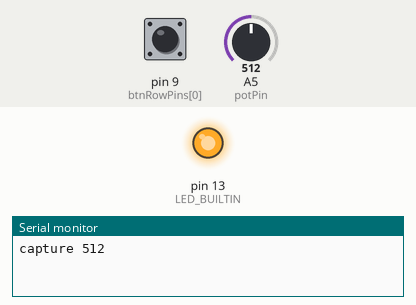
A sketch run on a simulated Arduino Uno, built with avr-gcc and run on an emulated ATmega328P. On the bench: output pins drawn as LEDs (lit = HIGH), the last lines printed to the serial monitor. The inputs (shaded band) are chosen by the test bench; at power-on: pin 9 (btnRowPins[0]) LOW, A5 (potPin) = 512.

Above: at 1.2 s.
1.3 s: pin 9 (btnRowPins[0]) pulled HIGH for 0.15 s
At 1.37 s:
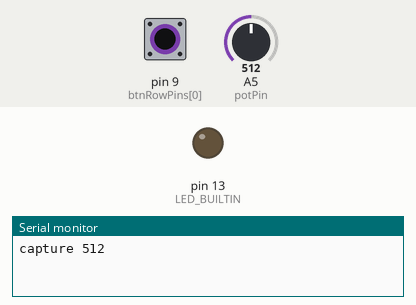
2.9 s: pin 9 (btnRowPins[0]) pulled HIGH for 3.2 s
At 6.9 s:
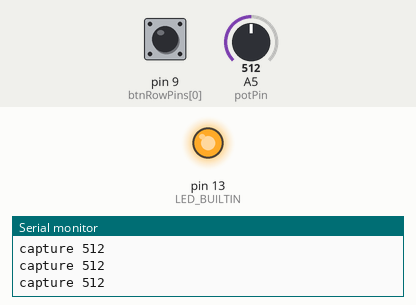
Timing chart, 0 to 8.4 s (numbered marks = the images above; inputs shaded):
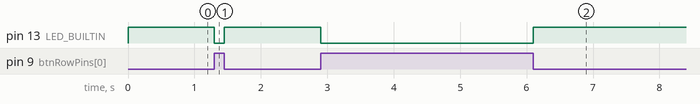

The sketch:

camera_ui.ino
```cpp
/* Button scanning code, for reading from Cherry MX switch
   Code derived from Button Pad Hookup Guide Example 2
   by Byron Jacquot @ SparkFun Electronics
     https://learn.sparkfun.com/tutorials/button-pad-hookup-guide#exercise-2-monochrome-plus-buttons
*/
//////////////////////
// Config Variables //
//////////////////////
#define NUM_LED_COLS (0) // Number of LED columns (+, anode)
#define NUM_LED_ROWS (0) // Number of LED rows (-, cathode)
#define NUM_BTN_COLS (1) // Number of switch columns (isolating diode anode)
#define NUM_BTN_ROWS (1) // Number of switch rows (isolating diode cathode)
int potPin = 5;    // select the input pin for the potentiometer
int potValue = 0;  // variable to store the value coming from the sensor


// Debounce built-in to the code. This sets the number of button
// high or low senses that trigger a press or release
#define MAX_DEBOUNCE (3)

////////////////////
// Hardware Setup //
////////////////////
static const uint8_t btnRowPins[NUM_BTN_ROWS] = {9}; // Pins connected to switch rows (2)
static const uint8_t btnColPins[NUM_BTN_COLS] = {9}; // Pins connected to switch columns (1)
static const uint8_t ledRowPins[NUM_LED_ROWS] = {}; // Pins connected to LED rows (-)
static const uint8_t ledColPins[NUM_LED_COLS] = {}; // Pins connected to LED cols (+)

//////////////////////
// Global Variables //
//////////////////////
static bool LED_buffer[NUM_LED_COLS][NUM_LED_ROWS]; // Keeps track of LED states
static int8_t debounce_count[NUM_BTN_COLS][NUM_BTN_ROWS]; // One debounce counter per switch

void setup()
{
  Serial.begin(9600);

  setupSwitchPins();

  pinMode(LED_BUILTIN, OUTPUT);
  digitalWrite(LED_BUILTIN, LOW);    // turn the LED off by making the voltage LOW


  // Initialize the debounce counter array
  for (uint8_t i = 0; i < NUM_BTN_COLS; i++)
  {
    for (uint8_t j = 0; j < NUM_BTN_ROWS; j++)
    {
      debounce_count[i][j] = 0;
    }
  }
}

void loop()
{
  scan();
}

static void scan()
{
  // Each run through the scan function operates on a single row
  // of the matrix, kept track of using the currentRow variable.
  static uint8_t currentRow = 0;
  uint8_t i, j; // for loop counters

  // Select current row, and write all components on that row LOW.
  // That'll set the LED anode's LOW, and write the switch "2" pins LOW.
  // If diodes were added, "2' should be connected to the diode cathode
  digitalWrite(btnRowPins[currentRow], LOW);

  // Scan through switches on this row:
  for ( j = 0; j < NUM_BTN_COLS; j++)
  {
    // Read the button. If it's pressed, it should be LOW.
    if (digitalRead(btnColPins[j]) == LOW)
    {
      if ( debounce_count[currentRow][j] < MAX_DEBOUNCE)
      { // Increment a debounce counter
        debounce_count[currentRow][j]++;
        if ( debounce_count[currentRow][j] == MAX_DEBOUNCE )
        { // If debounce counter hits MAX_DEBOUNCE (default: 3)
          // Trigger key press -- Do anything here...
          Serial.print("capture ");
          potValue = analogRead(potPin);
          Serial.println(potValue);
          //Serial.print(" ");
          digitalWrite(LED_BUILTIN, HIGH);
          //Serial.println((currentRow * NUM_BTN_COLS) + j);
        }
      }
    }
    else // Otherwise, button is released
    {
      if ( debounce_count[currentRow][j] > 0)
      {
        debounce_count[currentRow][j]--; // Decrement debounce counter
        if ( debounce_count[currentRow][j] == 0 )
        { // If debounce counter hits 0
          // Trigger key release -- Do anything here...
          //Serial.print("Key released "); // Trigger key release
          digitalWrite(LED_BUILTIN, LOW);
          //Serial.println((currentRow * NUM_BTN_COLS) + j);
        }
      }
    }
  }

  // Once done scanning, de-select the switch rows
  // by writing them HIGH.
  digitalWrite(btnRowPins[currentRow], HIGH);

}

static void setupSwitchPins()
{
  uint8_t i;

  // Button drive rows - written LOW when active, HIGH otherwise
  for (i = 0; i < NUM_BTN_ROWS; i++)
  {
    pinMode(btnRowPins[i], OUTPUT);

    // with nothing selected by default
    digitalWrite(btnRowPins[i], HIGH);
  }

  // Buttn select columns. Pulled high through resistor. Will be LOW when active
  for (i = 0; i < NUM_BTN_COLS; i++)
  {
    pinMode(btnColPins[i], INPUT_PULLUP);
  }
}
```

Measured:
- after the input at 1.3 s, pin 13 (LED_BUILTIN): HIGH → LOW at once, → HIGH 0.15 s later
- after the input at 2.9 s, pin 13 (LED_BUILTIN): HIGH → LOW at once, → HIGH 3.2 s later
